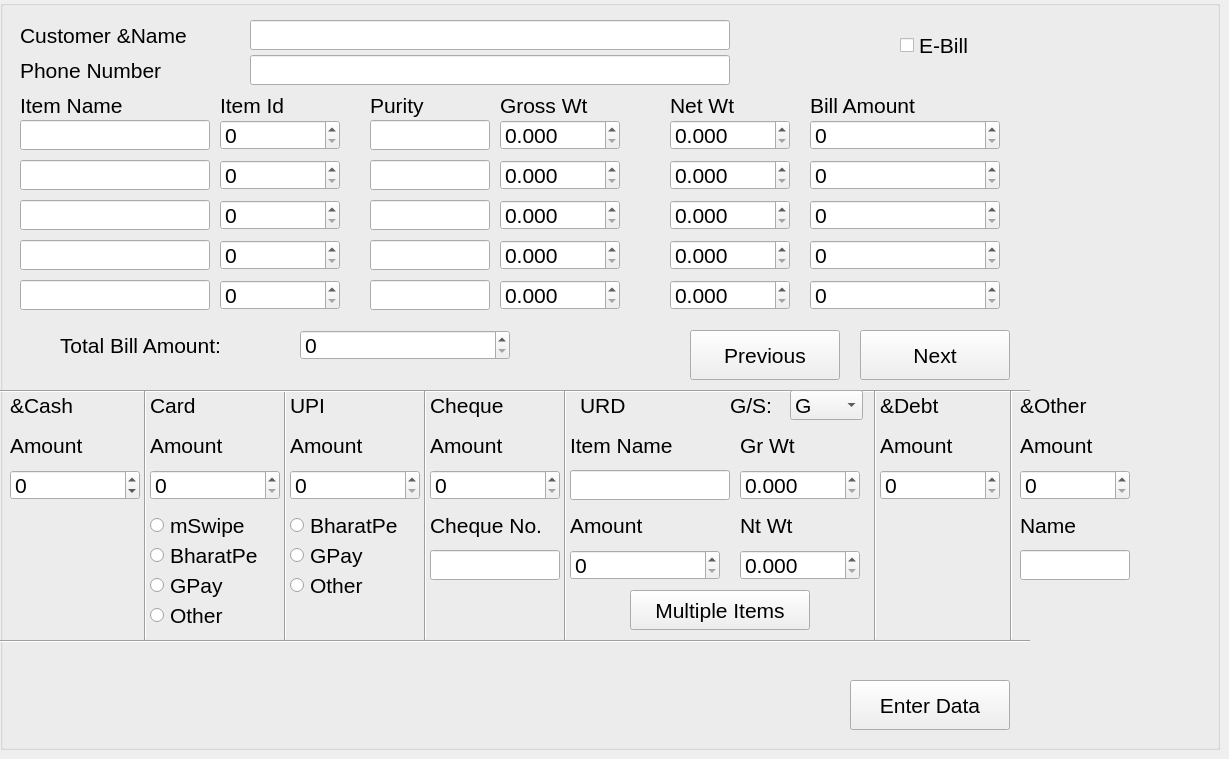
    <widget class="QWidget" name="Silver_sell">
     <widget class="QGroupBox" name="groupBox_2">
      <property name="geometry">
       <rect>
        <x>0</x>
        <y>0</y>
        <width>1220</width>
        <height>750</height>
       </rect>
      </property>
      <property name="font">
       <font>
        <pointsize>16</pointsize>
       </font>
      </property>
      <property name="title">
       <string/>
      </property>
      <property name="flat">
       <bool>false</bool>
      </property>
      <widget class="QLabel" name="labelCName_2">
       <property name="geometry">
        <rect>
         <x>20</x>
         <y>20</y>
         <width>220</width>
         <height>30</height>
        </rect>
       </property>
       <property name="text">
        <string>Customer &amp;Name</string>
       </property>
      </widget>
      <widget class="QLineEdit" name="Silver_custname">
       <property name="geometry">
        <rect>
         <x>250</x>
         <y>20</y>
         <width>480</width>
         <height>30</height>
        </rect>
       </property>
      </widget>
      <widget class="QPushButton" name="DataEntry_button_2">
       <property name="geometry">
        <rect>
         <x>850</x>
         <y>680</y>
         <width>160</width>
         <height>50</height>
        </rect>
       </property>
       <property name="text">
        <string>Enter Data</string>
       </property>
      </widget>
      <widget class="QLabel" name="label_15">
       <property name="geometry">
        <rect>
         <x>20</x>
         <y>55</y>
         <width>191</width>
         <height>30</height>
        </rect>
       </property>
       <property name="text">
        <string>Phone Number</string>
       </property>
      </widget>
      <widget class="QLineEdit" name="Silver_phnumber">
       <property name="geometry">
        <rect>
         <x>250</x>
         <y>55</y>
         <width>480</width>
         <height>30</height>
        </rect>
       </property>
      </widget>
      <widget class="QLabel" name="label_9">
       <property name="geometry">
        <rect>
         <x>20</x>
         <y>90</y>
         <width>150</width>
         <height>30</height>
        </rect>
       </property>
       <property name="text">
        <string>Item Name</string>
       </property>
      </widget>
      <widget class="QLabel" name="label_10">
       <property name="geometry">
        <rect>
         <x>220</x>
         <y>90</y>
         <width>100</width>
         <height>30</height>
        </rect>
       </property>
       <property name="text">
        <string>Item Id</string>
       </property>
      </widget>
      <widget class="QLabel" name="label_11">
       <property name="geometry">
        <rect>
         <x>370</x>
         <y>90</y>
         <width>80</width>
         <height>30</height>
        </rect>
       </property>
       <property name="text">
        <string>Purity</string>
       </property>
      </widget>
      <widget class="QLabel" name="label_12">
       <property name="geometry">
        <rect>
         <x>500</x>
         <y>90</y>
         <width>120</width>
         <height>30</height>
        </rect>
       </property>
       <property name="text">
        <string>Gross Wt</string>
       </property>
      </widget>
      <widget class="QLabel" name="label_13">
       <property name="geometry">
        <rect>
         <x>670</x>
         <y>90</y>
         <width>90</width>
         <height>30</height>
        </rect>
       </property>
       <property name="text">
        <string>Net Wt</string>
       </property>
      </widget>
      <widget class="QLabel" name="label_14">
       <property name="geometry">
        <rect>
         <x>810</x>
         <y>90</y>
         <width>190</width>
         <height>30</height>
        </rect>
       </property>
       <property name="text">
        <string>Bill Amount</string>
       </property>
      </widget>
      <widget class="QLineEdit" name="Silver_itemname">
       <property name="geometry">
        <rect>
         <x>20</x>
         <y>120</y>
         <width>190</width>
         <height>30</height>
        </rect>
       </property>
      </widget>
      <widget class="QLineEdit" name="Silver_itemname_2">
       <property name="geometry">
        <rect>
         <x>20</x>
         <y>160</y>
         <width>190</width>
         <height>30</height>
        </rect>
       </property>
      </widget>
      <widget class="QLineEdit" name="Silver_itemname_3">
       <property name="geometry">
        <rect>
         <x>20</x>
         <y>200</y>
         <width>190</width>
         <height>30</height>
        </rect>
       </property>
      </widget>
      <widget class="QLineEdit" name="Silver_itemname_4">
       <property name="geometry">
        <rect>
         <x>20</x>
         <y>240</y>
         <width>190</width>
         <height>30</height>
        </rect>
       </property>
      </widget>
      <widget class="QLineEdit" name="Silver_itemname_5">
       <property name="geometry">
        <rect>
         <x>20</x>
         <y>280</y>
         <width>190</width>
         <height>30</height>
        </rect>
       </property>
      </widget>
      <widget class="QSpinBox" name="Silver_Itemid">
       <property name="geometry">
        <rect>
         <x>220</x>
         <y>120</y>
         <width>120</width>
         <height>30</height>
        </rect>
       </property>
       <property name="maximum">
        <number>999999999</number>
       </property>
      </widget>
      <widget class="QSpinBox" name="Silver_Itemid_2">
       <property name="geometry">
        <rect>
         <x>220</x>
         <y>160</y>
         <width>120</width>
         <height>30</height>
        </rect>
       </property>
       <property name="maximum">
        <number>999999999</number>
       </property>
      </widget>
      <widget class="QSpinBox" name="Silver_Itemid_3">
       <property name="geometry">
        <rect>
         <x>220</x>
         <y>200</y>
         <width>120</width>
         <height>30</height>
        </rect>
       </property>
       <property name="maximum">
        <number>999999999</number>
       </property>
      </widget>
      <widget class="QSpinBox" name="Silver_Itemid_4">
       <property name="geometry">
        <rect>
         <x>220</x>
         <y>240</y>
         <width>120</width>
         <height>30</height>
        </rect>
       </property>
       <property name="maximum">
        <number>999999999</number>
       </property>
      </widget>
      <widget class="QSpinBox" name="Silver_Itemid_5">
       <property name="geometry">
        <rect>
         <x>220</x>
         <y>280</y>
         <width>120</width>
         <height>30</height>
        </rect>
       </property>
       <property name="maximum">
        <number>999999999</number>
       </property>
      </widget>
      <widget class="QLineEdit" name="Silver_purity">
       <property name="geometry">
        <rect>
         <x>370</x>
         <y>120</y>
         <width>120</width>
         <height>30</height>
        </rect>
       </property>
      </widget>
      <widget class="QLineEdit" name="Silver_purity_2">
       <property name="geometry">
        <rect>
         <x>370</x>
         <y>160</y>
         <width>120</width>
         <height>30</height>
        </rect>
       </property>
      </widget>
      <widget class="QLineEdit" name="Silver_purity_3">
       <property name="geometry">
        <rect>
         <x>370</x>
         <y>200</y>
         <width>120</width>
         <height>30</height>
        </rect>
       </property>
      </widget>
      <widget class="QLineEdit" name="Silver_purity_4">
       <property name="geometry">
        <rect>
         <x>370</x>
         <y>240</y>
         <width>120</width>
         <height>30</height>
        </rect>
       </property>
      </widget>
      <widget class="QLineEdit" name="Silver_purity_5">
       <property name="geometry">
        <rect>
         <x>370</x>
         <y>280</y>
         <width>120</width>
         <height>30</height>
        </rect>
       </property>
      </widget>
      <widget class="QDoubleSpinBox" name="Silver_grwt">
       <property name="geometry">
        <rect>
         <x>500</x>
         <y>120</y>
         <width>120</width>
         <height>30</height>
        </rect>
       </property>
       <property name="decimals">
        <number>3</number>
       </property>
       <property name="maximum">
        <double>999.999000000000024</double>
       </property>
       <property name="stepType">
        <enum>QAbstractSpinBox::AdaptiveDecimalStepType</enum>
       </property>
      </widget>
      <widget class="QDoubleSpinBox" name="Silver_grwt_2">
       <property name="geometry">
        <rect>
         <x>500</x>
         <y>160</y>
         <width>120</width>
         <height>30</height>
        </rect>
       </property>
       <property name="decimals">
        <number>3</number>
       </property>
       <property name="maximum">
        <double>999.999000000000024</double>
       </property>
       <property name="stepType">
        <enum>QAbstractSpinBox::AdaptiveDecimalStepType</enum>
       </property>
      </widget>
      <widget class="QDoubleSpinBox" name="Silver_grwt_3">
       <property name="geometry">
        <rect>
         <x>500</x>
         <y>200</y>
         <width>120</width>
         <height>30</height>
        </rect>
       </property>
       <property name="decimals">
        <number>3</number>
       </property>
       <property name="maximum">
        <double>999.999000000000024</double>
       </property>
       <property name="stepType">
        <enum>QAbstractSpinBox::AdaptiveDecimalStepType</enum>
       </property>
      </widget>
      <widget class="QDoubleSpinBox" name="Silver_grwt_4">
       <property name="geometry">
        <rect>
         <x>500</x>
         <y>240</y>
         <width>120</width>
         <height>30</height>
        </rect>
       </property>
       <property name="decimals">
        <number>3</number>
       </property>
       <property name="maximum">
        <double>999.999000000000024</double>
       </property>
       <property name="stepType">
        <enum>QAbstractSpinBox::AdaptiveDecimalStepType</enum>
       </property>
      </widget>
      <widget class="QDoubleSpinBox" name="Silver_grwt_5">
       <property name="geometry">
        <rect>
         <x>500</x>
         <y>280</y>
         <width>120</width>
         <height>30</height>
        </rect>
       </property>
       <property name="decimals">
        <number>3</number>
       </property>
       <property name="maximum">
        <double>999.999000000000024</double>
       </property>
       <property name="stepType">
        <enum>QAbstractSpinBox::AdaptiveDecimalStepType</enum>
       </property>
      </widget>
      <widget class="QDoubleSpinBox" name="Silver_ntwt">
       <property name="geometry">
        <rect>
         <x>670</x>
         <y>120</y>
         <width>120</width>
         <height>30</height>
        </rect>
       </property>
       <property name="decimals">
        <number>3</number>
       </property>
       <property name="maximum">
        <double>999.999000000000024</double>
       </property>
      </widget>
      <widget class="QSpinBox" name="Silver_BillAmount">
       <property name="geometry">
        <rect>
         <x>810</x>
         <y>120</y>
         <width>190</width>
         <height>30</height>
        </rect>
       </property>
       <property name="maximum">
        <number>9999999</number>
       </property>
      </widget>
      <widget class="QDoubleSpinBox" name="Silver_ntwt_2">
       <property name="geometry">
        <rect>
         <x>670</x>
         <y>160</y>
         <width>120</width>
         <height>30</height>
        </rect>
       </property>
       <property name="decimals">
        <number>3</number>
       </property>
       <property name="maximum">
        <double>999.999000000000024</double>
       </property>
      </widget>
      <widget class="QDoubleSpinBox" name="Silver_ntwt_3">
       <property name="geometry">
        <rect>
         <x>670</x>
         <y>200</y>
         <width>120</width>
         <height>30</height>
        </rect>
       </property>
       <property name="decimals">
        <number>3</number>
       </property>
       <property name="maximum">
        <double>999.999000000000024</double>
       </property>
      </widget>
      <widget class="QDoubleSpinBox" name="Silver_ntwt_4">
       <property name="geometry">
        <rect>
         <x>670</x>
         <y>240</y>
         <width>120</width>
         <height>30</height>
        </rect>
       </property>
       <property name="decimals">
        <number>3</number>
       </property>
       <property name="maximum">
        <double>999.999000000000024</double>
       </property>
      </widget>
      <widget class="QDoubleSpinBox" name="Silver_ntwt_5">
       <property name="geometry">
        <rect>
         <x>670</x>
         <y>280</y>
         <width>120</width>
         <height>30</height>
        </rect>
       </property>
       <property name="decimals">
        <number>3</number>
       </property>
       <property name="maximum">
        <double>999.999000000000024</double>
       </property>
      </widget>
      <widget class="QPushButton" name="Previous_2">
       <property name="geometry">
        <rect>
         <x>690</x>
         <y>330</y>
         <width>150</width>
         <height>50</height>
        </rect>
       </property>
       <property name="text">
        <string>Previous</string>
       </property>
      </widget>
      <widget class="QPushButton" name="Next_2">
       <property name="geometry">
        <rect>
         <x>860</x>
         <y>330</y>
         <width>150</width>
         <height>50</height>
        </rect>
       </property>
       <property name="text">
        <string>Next</string>
       </property>
      </widget>
      <widget class="QLabel" name="label_25">
       <property name="geometry">
        <rect>
         <x>60</x>
         <y>330</y>
         <width>220</width>
         <height>30</height>
        </rect>
       </property>
       <property name="text">
        <string>Total Bill Amount:</string>
       </property>
      </widget>
      <widget class="QSpinBox" name="Silver_total">
       <property name="geometry">
        <rect>
         <x>300</x>
         <y>330</y>
         <width>210</width>
         <height>30</height>
        </rect>
       </property>
       <property name="maximum">
        <number>9999999</number>
       </property>
      </widget>
      <widget class="QLabel" name="labelCash_2">
       <property name="geometry">
        <rect>
         <x>10</x>
         <y>390</y>
         <width>80</width>
         <height>30</height>
        </rect>
       </property>
       <property name="text">
        <string>&amp;Cash</string>
       </property>
      </widget>
      <widget class="QLabel" name="label_27">
       <property name="geometry">
        <rect>
         <x>10</x>
         <y>430</y>
         <width>100</width>
         <height>30</height>
        </rect>
       </property>
       <property name="text">
        <string>Amount</string>
       </property>
      </widget>
      <widget class="QSpinBox" name="Cash_2">
       <property name="geometry">
        <rect>
         <x>10</x>
         <y>470</y>
         <width>130</width>
         <height>30</height>
        </rect>
       </property>
       <property name="minimum">
        <number>-9999999</number>
       </property>
       <property name="maximum">
        <number>9999999</number>
       </property>
       <property name="singleStep">
        <number>10</number>
       </property>
      </widget>
      <widget class="QLabel" name="label_28">
       <property name="geometry">
        <rect>
         <x>150</x>
         <y>390</y>
         <width>70</width>
         <height>30</height>
        </rect>
       </property>
       <property name="text">
        <string>Card</string>
       </property>
      </widget>
      <widget class="QLabel" name="label_29">
       <property name="geometry">
        <rect>
         <x>150</x>
         <y>430</y>
         <width>100</width>
         <height>30</height>
        </rect>
       </property>
       <property name="text">
        <string>Amount</string>
       </property>
      </widget>
      <widget class="QSpinBox" name="Card_2">
       <property name="geometry">
        <rect>
         <x>150</x>
         <y>470</y>
         <width>130</width>
         <height>30</height>
        </rect>
       </property>
       <property name="maximum">
        <number>9999999</number>
       </property>
       <property name="singleStep">
        <number>10</number>
       </property>
      </widget>
      <widget class="QRadioButton" name="Silver_Cardmachine">
       <property name="geometry">
        <rect>
         <x>150</x>
         <y>510</y>
         <width>120</width>
         <height>30</height>
        </rect>
       </property>
       <property name="text">
        <string>mSwipe</string>
       </property>
      </widget>
      <widget class="QRadioButton" name="Silver_Cardmachine_2">
       <property name="geometry">
        <rect>
         <x>150</x>
         <y>540</y>
         <width>140</width>
         <height>30</height>
        </rect>
       </property>
       <property name="text">
        <string>BharatPe</string>
       </property>
      </widget>
      <widget class="QRadioButton" name="Silver_Cardmachine_3">
       <property name="geometry">
        <rect>
         <x>150</x>
         <y>570</y>
         <width>140</width>
         <height>30</height>
        </rect>
       </property>
       <property name="text">
        <string>GPay</string>
       </property>
      </widget>
      <widget class="Line" name="line_10">
       <property name="geometry">
        <rect>
         <x>280</x>
         <y>390</y>
         <width>10</width>
         <height>250</height>
        </rect>
       </property>
       <property name="orientation">
        <enum>Qt::Vertical</enum>
       </property>
      </widget>
      <widget class="QLabel" name="label_30">
       <property name="geometry">
        <rect>
         <x>290</x>
         <y>390</y>
         <width>55</width>
         <height>30</height>
        </rect>
       </property>
       <property name="text">
        <string>UPI</string>
       </property>
      </widget>
      <widget class="QLabel" name="label_31">
       <property name="geometry">
        <rect>
         <x>290</x>
         <y>430</y>
         <width>100</width>
         <height>30</height>
        </rect>
       </property>
       <property name="text">
        <string>Amount</string>
       </property>
      </widget>
      <widget class="QSpinBox" name="UPI_2">
       <property name="geometry">
        <rect>
         <x>290</x>
         <y>470</y>
         <width>130</width>
         <height>30</height>
        </rect>
       </property>
       <property name="maximum">
        <number>9999999</number>
       </property>
       <property name="singleStep">
        <number>10</number>
       </property>
      </widget>
      <widget class="QLabel" name="label_32">
       <property name="geometry">
        <rect>
         <x>430</x>
         <y>390</y>
         <width>100</width>
         <height>30</height>
        </rect>
       </property>
       <property name="text">
        <string>Cheque</string>
       </property>
      </widget>
      <widget class="QLabel" name="label_48">
       <property name="geometry">
        <rect>
         <x>430</x>
         <y>430</y>
         <width>100</width>
         <height>30</height>
        </rect>
       </property>
       <property name="text">
        <string>Amount</string>
       </property>
      </widget>
      <widget class="Line" name="line_8">
       <property name="geometry">
        <rect>
         <x>0</x>
         <y>390</y>
         <width>1030</width>
         <height>3</height>
        </rect>
       </property>
       <property name="orientation">
        <enum>Qt::Horizontal</enum>
       </property>
      </widget>
      <widget class="QSpinBox" name="Cheque_2">
       <property name="geometry">
        <rect>
         <x>430</x>
         <y>470</y>
         <width>130</width>
         <height>30</height>
        </rect>
       </property>
       <property name="maximum">
        <number>9999999</number>
       </property>
       <property name="singleStep">
        <number>10</number>
       </property>
      </widget>
      <widget class="QLabel" name="label_49">
       <property name="geometry">
        <rect>
         <x>430</x>
         <y>510</y>
         <width>130</width>
         <height>30</height>
        </rect>
       </property>
       <property name="text">
        <string>Cheque No.</string>
       </property>
      </widget>
      <widget class="QLineEdit" name="ChequeNo_2">
       <property name="geometry">
        <rect>
         <x>430</x>
         <y>550</y>
         <width>130</width>
         <height>30</height>
        </rect>
       </property>
      </widget>
      <widget class="Line" name="line_12">
       <property name="geometry">
        <rect>
         <x>560</x>
         <y>390</y>
         <width>10</width>
         <height>250</height>
        </rect>
       </property>
       <property name="orientation">
        <enum>Qt::Vertical</enum>
       </property>
      </widget>
      <widget class="QLabel" name="label_50">
       <property name="geometry">
        <rect>
         <x>580</x>
         <y>390</y>
         <width>70</width>
         <height>30</height>
        </rect>
       </property>
       <property name="text">
        <string>URD</string>
       </property>
      </widget>
      <widget class="QLabel" name="label_51">
       <property name="geometry">
        <rect>
         <x>570</x>
         <y>430</y>
         <width>140</width>
         <height>30</height>
        </rect>
       </property>
       <property name="text">
        <string>Item Name</string>
       </property>
      </widget>
      <widget class="QLineEdit" name="URDitemname_2">
       <property name="geometry">
        <rect>
         <x>570</x>
         <y>470</y>
         <width>160</width>
         <height>30</height>
        </rect>
       </property>
      </widget>
      <widget class="QLabel" name="label_52">
       <property name="geometry">
        <rect>
         <x>570</x>
         <y>510</y>
         <width>130</width>
         <height>30</height>
        </rect>
       </property>
       <property name="text">
        <string>Amount</string>
       </property>
      </widget>
      <widget class="QSpinBox" name="URDAmount_2">
       <property name="geometry">
        <rect>
         <x>570</x>
         <y>550</y>
         <width>150</width>
         <height>30</height>
        </rect>
       </property>
       <property name="maximum">
        <number>999999</number>
       </property>
       <property name="singleStep">
        <number>10</number>
       </property>
      </widget>
      <widget class="QLabel" name="label_53">
       <property name="geometry">
        <rect>
         <x>730</x>
         <y>390</y>
         <width>55</width>
         <height>30</height>
        </rect>
       </property>
       <property name="text">
        <string>G/S:</string>
       </property>
      </widget>
      <widget class="QComboBox" name="comboBox_2">
       <property name="geometry">
        <rect>
         <x>790</x>
         <y>390</y>
         <width>73</width>
         <height>30</height>
        </rect>
       </property>
       <item>
        <property name="text">
         <string>G</string>
        </property>
       </item>
       <item>
        <property name="text">
         <string>S</string>
        </property>
       </item>
      </widget>
      <widget class="Line" name="line_13">
       <property name="geometry">
        <rect>
         <x>870</x>
         <y>390</y>
         <width>10</width>
         <height>250</height>
        </rect>
       </property>
       <property name="orientation">
        <enum>Qt::Vertical</enum>
       </property>
      </widget>
      <widget class="QLabel" name="labelDebt_2">
       <property name="geometry">
        <rect>
         <x>880</x>
         <y>390</y>
         <width>80</width>
         <height>30</height>
        </rect>
       </property>
       <property name="text">
        <string>&amp;Debt</string>
       </property>
      </widget>
      <widget class="QLabel" name="label_55">
       <property name="geometry">
        <rect>
         <x>880</x>
         <y>430</y>
         <width>100</width>
         <height>30</height>
        </rect>
       </property>
       <property name="text">
        <string>Amount</string>
       </property>
      </widget>
      <widget class="QSpinBox" name="DebtAmount_2">
       <property name="geometry">
        <rect>
         <x>880</x>
         <y>470</y>
         <width>120</width>
         <height>30</height>
        </rect>
       </property>
       <property name="maximum">
        <number>9999999</number>
       </property>
       <property name="singleStep">
        <number>10</number>
       </property>
      </widget>
      <widget class="QLabel" name="label_56">
       <property name="geometry">
        <rect>
         <x>740</x>
         <y>430</y>
         <width>80</width>
         <height>30</height>
        </rect>
       </property>
       <property name="text">
        <string>Gr Wt</string>
       </property>
      </widget>
      <widget class="QDoubleSpinBox" name="URD_grwt_2">
       <property name="geometry">
        <rect>
         <x>740</x>
         <y>470</y>
         <width>120</width>
         <height>30</height>
        </rect>
       </property>
       <property name="decimals">
        <number>3</number>
       </property>
       <property name="maximum">
        <double>999.999000000000024</double>
       </property>
      </widget>
      <widget class="QLabel" name="label_57">
       <property name="geometry">
        <rect>
         <x>740</x>
         <y>510</y>
         <width>90</width>
         <height>30</height>
        </rect>
       </property>
       <property name="text">
        <string>Nt Wt</string>
       </property>
      </widget>
      <widget class="QDoubleSpinBox" name="URD_ntwt_2">
       <property name="geometry">
        <rect>
         <x>740</x>
         <y>550</y>
         <width>120</width>
         <height>30</height>
        </rect>
       </property>
       <property name="decimals">
        <number>3</number>
       </property>
       <property name="maximum">
        <double>999.999000000000024</double>
       </property>
      </widget>
      <widget class="Line" name="line_14">
       <property name="geometry">
        <rect>
         <x>0</x>
         <y>640</y>
         <width>1030</width>
         <height>3</height>
        </rect>
       </property>
       <property name="orientation">
        <enum>Qt::Horizontal</enum>
       </property>
      </widget>
      <widget class="QPushButton" name="URD_multiple_2">
       <property name="geometry">
        <rect>
         <x>630</x>
         <y>590</y>
         <width>180</width>
         <height>40</height>
        </rect>
       </property>
       <property name="text">
        <string>Multiple Items</string>
       </property>
      </widget>
      <widget class="QSpinBox" name="Silver_BillAmount_2">
       <property name="geometry">
        <rect>
         <x>810</x>
         <y>160</y>
         <width>190</width>
         <height>30</height>
        </rect>
       </property>
       <property name="maximum">
        <number>9999999</number>
       </property>
      </widget>
      <widget class="QSpinBox" name="Silver_BillAmount_3">
       <property name="geometry">
        <rect>
         <x>810</x>
         <y>200</y>
         <width>190</width>
         <height>30</height>
        </rect>
       </property>
       <property name="maximum">
        <number>9999999</number>
       </property>
      </widget>
      <widget class="QSpinBox" name="Silver_BillAmount_4">
       <property name="geometry">
        <rect>
         <x>810</x>
         <y>240</y>
         <width>190</width>
         <height>30</height>
        </rect>
       </property>
       <property name="maximum">
        <number>9999999</number>
       </property>
      </widget>
      <widget class="QSpinBox" name="Silver_BillAmount_5">
       <property name="geometry">
        <rect>
         <x>810</x>
         <y>280</y>
         <width>190</width>
         <height>30</height>
        </rect>
       </property>
       <property name="maximum">
        <number>9999999</number>
       </property>
      </widget>
      <widget class="QRadioButton" name="UPI_BharatPe_2">
       <property name="geometry">
        <rect>
         <x>290</x>
         <y>510</y>
         <width>140</width>
         <height>30</height>
        </rect>
       </property>
       <property name="text">
        <string>BharatPe</string>
       </property>
      </widget>
      <widget class="QRadioButton" name="UPI_GPay_2">
       <property name="geometry">
        <rect>
         <x>290</x>
         <y>540</y>
         <width>140</width>
         <height>30</height>
        </rect>
       </property>
       <property name="text">
        <string>GPay</string>
       </property>
      </widget>
      <widget class="QRadioButton" name="Silver_Cardmachine_4">
       <property name="geometry">
        <rect>
         <x>150</x>
         <y>600</y>
         <width>100</width>
         <height>30</height>
        </rect>
       </property>
       <property name="text">
        <string>Other</string>
       </property>
      </widget>
      <widget class="QRadioButton" name="UPI_Other_2">
       <property name="geometry">
        <rect>
         <x>290</x>
         <y>570</y>
         <width>95</width>
         <height>30</height>
        </rect>
       </property>
       <property name="text">
        <string>Other</string>
       </property>
      </widget>
      <widget class="QCheckBox" name="checkBox_2">
       <property name="geometry">
        <rect>
         <x>900</x>
         <y>30</y>
         <width>90</width>
         <height>30</height>
        </rect>
       </property>
       <property name="font">
        <font>
         <pointsize>16</pointsize>
        </font>
       </property>
       <property name="text">
        <string>E-Bill</string>
       </property>
      </widget>
      <widget class="QLabel" name="labelOther_2">
       <property name="geometry">
        <rect>
         <x>1020</x>
         <y>390</y>
         <width>90</width>
         <height>30</height>
        </rect>
       </property>
       <property name="text">
        <string>&amp;Other</string>
       </property>
      </widget>
      <widget class="QLabel" name="label_35">
       <property name="geometry">
        <rect>
         <x>1020</x>
         <y>510</y>
         <width>80</width>
         <height>30</height>
        </rect>
       </property>
       <property name="text">
        <string>Name</string>
       </property>
      </widget>
      <widget class="Line" name="line_49">
       <property name="geometry">
        <rect>
         <x>1010</x>
         <y>390</y>
         <width>3</width>
         <height>250</height>
        </rect>
       </property>
       <property name="orientation">
        <enum>Qt::Vertical</enum>
       </property>
      </widget>
      <widget class="QLabel" name="label_42">
       <property name="geometry">
        <rect>
         <x>1020</x>
         <y>430</y>
         <width>100</width>
         <height>30</height>
        </rect>
       </property>
       <property name="text">
        <string>Amount</string>
       </property>
      </widget>
      <widget class="QLineEdit" name="OtherName_2">
       <property name="geometry">
        <rect>
         <x>1020</x>
         <y>550</y>
         <width>110</width>
         <height>30</height>
        </rect>
       </property>
      </widget>
      <widget class="QSpinBox" name="OtherAmount_2">
       <property name="geometry">
        <rect>
         <x>1020</x>
         <y>470</y>
         <width>110</width>
         <height>30</height>
        </rect>
       </property>
      </widget>
     </widget>
     <widget class="Line" name="line_9">
      <property name="geometry">
       <rect>
        <x>140</x>
        <y>390</y>
        <width>10</width>
        <height>250</height>
       </rect>
      </property>
      <property name="orientation">
       <enum>Qt::Vertical</enum>
      </property>
     </widget>
     <widget class="Line" name="line_11">
      <property name="geometry">
       <rect>
        <x>420</x>
        <y>390</y>
        <width>10</width>
        <height>250</height>
       </rect>
      </property>
      <property name="orientation">
       <enum>Qt::Vertical</enum>
      </property>
     </widget>
    </widget>
